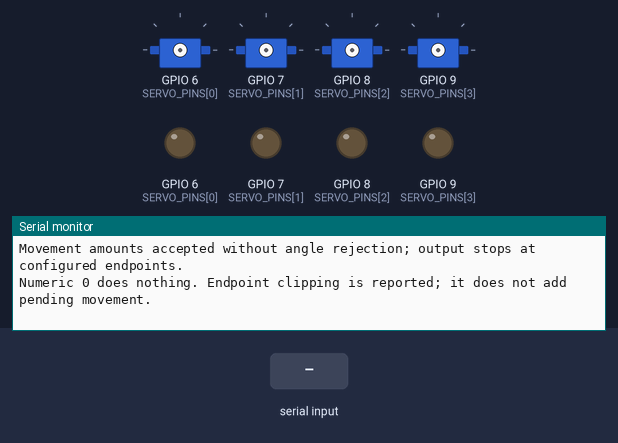
Recording of a sketch running on a simulated ESP32-C6. Shown: 4 × servo, output pins drawn as LEDs (lit = HIGH), the last lines printed to the serial monitor. The inputs (shaded band) are chosen by the test bench. Servo pulses on a pin are drawn as a servo (544–2400 µs = 0–180°).

Above: at 1.2 s.
1.3 s: "center\n" received over Serial
At 1.9 s:
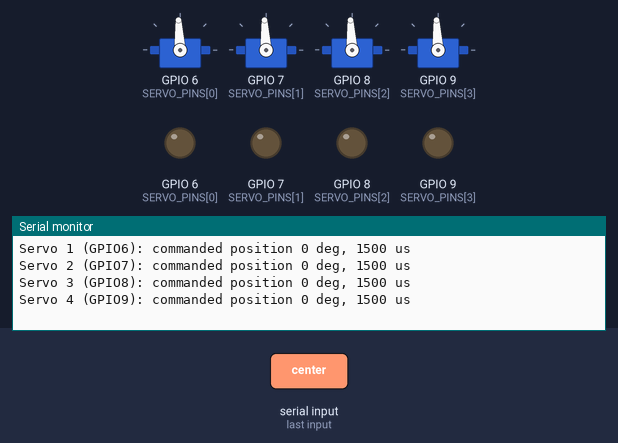
2.8 s: "status\n" received over Serial
At 4.0 s:
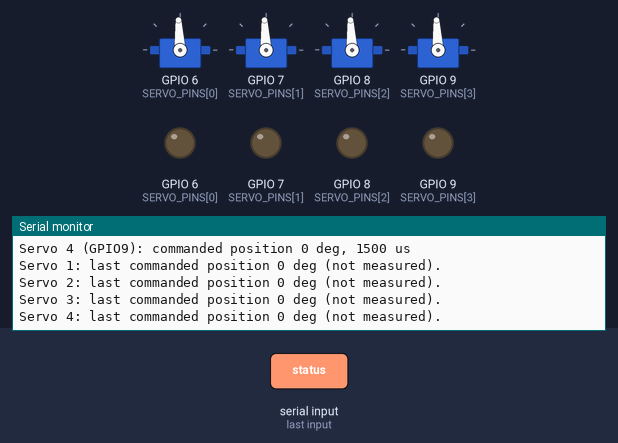
4.3 s: "off\n" received over Serial
At 5.1 s:
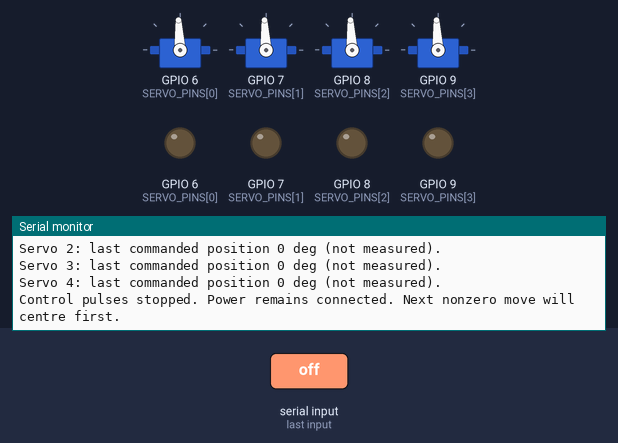

The sketch:

ESP32C5_FourServos.ino
```cpp
/*
  ESP32-C5 four-servo serial controller - RELATIVE-CW-v4
  Board: Waveshare ESP32-C5-WIFI6-KIT-N16R4
  Arduino IDE: ESP32C5 Dev Module, current Espressif ESP32 core.
  Plug into USB-C labelled UART. USB CDC On Boot: Disabled.
  Open Tools > Serial Monitor: 115200 baud, Newline.
  Type a command into the message field and press Enter.

  Signals: servo 1 = GPIO6; 2 = GPIO7; 3 = GPIO8; 4 = GPIO9.
  All four channels are enabled; no configuration change is needed.
  All signals stay LOW until a command is sent.

  Commands:
    center   command all four servos to centre and establish zero
    1 center command only servo 1 to centre and establish zero
    1 45     move servo 1 another 45 degrees clockwise
    1 45     move it another 45 clockwise (total +90 from centre)
    1 -45    move it 45 degrees anticlockwise (total +45 from centre)
    2 +10    add 10 degrees to servo 2's last commanded position
    all -5   subtract 5 degrees from each servo's own position
    status   report last commanded positions (not measured positions)
    2 off    stop pulses on servo 2
    off      stop pulses on all servos
    help     show instructions

  Each servo keeps receiving its last position command until changed or
  switched off. 'off' stops pulses, not electrical power, and may release
  holding torque. This is not an emergency power disconnect.

  POWER: four MG90S servos need an appropriately sized regulated 5V supply
  wired directly to their red leads, with common GND to the ESP32.
  Do not assume the board's 5V pin can power all four. Moving only one
  at a time does not eliminate holding current in the other servos.
  With external servo power and USB, do not join the two +5V rails.

  Use positional MG90S servos. -90..+90 is mapped to a conservative
  1000..2000 us pulse range at 50Hz, not calibrated physical degrees.
  Stored position zero means centre (1500 us). Numeric commands are
  RELATIVE CHANGES: a numeric 0 does nothing; use 'center' to centre.
  First nonzero movement after boot/off automatically centres that servo,
  waits 500 ms, then applies the requested change. This wait is not feedback.
  Position tracking uses the last successful command, not shaft feedback.
  Positive movement means clockwise when looking directly at the output
  shaft. Pulse direction varies between servos: test a small move and
  change that motor's CLOCKWISE_SIGN to -1 if +10 moves anticlockwise.
  The defaults assume that increasing pulse width produces clockwise
  movement. This physical direction cannot be detected by the ESP32.
  MIN_PULSE_US/MAX_PULSE_US are conservative starting values. Calibrate
  the pulse endpoints for your servo to make commanded degrees match
  measured degrees. Do not force a servo against a mechanical stop.
  Re-centre after manually moving the mechanism or cycling servo power.
  All valid integer movement amounts are accepted; there is no delta limit.
  Output travel is still bounded to the configured pulse endpoints (-90..+90
  in nominal coordinates). Excess movement is clipped and explicitly reported.
  Tracking stores the output target, not the unreachable requested position,
  so reversing direction works immediately after reaching an endpoint.
  Hardware errors and malformed commands are still reported honestly.
  The first move can jump because the actual position is unknown.
  Continuous-rotation servos interpret these pulses as speed/direction.

  Uses built-in LEDC; no third-party servo library required.
*/

#include <Arduino.h>
#include <stdio.h>
#include <stdlib.h>
#include <string.h>

constexpr uint8_t SERVO_PINS[4] = {6, 7, 8, 9};
constexpr uint32_t PWM_HZ = 50;
constexpr uint8_t PWM_BITS = 14;
constexpr uint32_t MIN_PULSE_US = 1000;
constexpr uint32_t MAX_PULSE_US = 2000;
// Motor order: 1, 2, 3, 4. Flip a sign if that motor's + move is anticlockwise.
// Defines direction viewed straight at the servo output shaft, not behind it.
int8_t CLOCKWISE_SIGN[4] = {+1, +1, +1, +1};

bool attached[4] = {false, false, false, false};
int commandedAngle[4] = {0, 0, 0, 0};
bool positionEstablished[4] = {false, false, false, false};
char commandBuffer[96];
size_t commandLength = 0;
bool discardLine = false;

void stopPulses() {
  for (int i = 0; i < 4; ++i) {
    if (attached[i]) ledcWrite(SERVO_PINS[i], 0);
    positionEstablished[i] = false;
  }
}

void printHelp() {
  Serial.println("\nFirmware: RELATIVE-CW-v4");
  Serial.println("\nAll four servos enabled: 1=GPIO6, 2=GPIO7, 3=GPIO8, 4=GPIO9.");
  Serial.println("Positive = move clockwise; negative = move anticlockwise (check CLOCKWISE_SIGN).");
  Serial.println("1 45 then 1 45 = +90 total. Every numeric command is an amount to move.");
  Serial.println("First nonzero movement after boot/off automatically centres that motor.");
  Serial.println("Commands: <servo> <delta>, all <delta>, <servo> center/off, center, off, status, help");
  Serial.println("Movement amounts accepted without angle rejection; output stops at configured endpoints.");
  Serial.println("Numeric 0 does nothing. Endpoint clipping is reported; it does not add pending movement.");
}

bool setServoAngle(int index, int angle) {
  if (index < 0 || index >= 4) {
    Serial.println("Servo must be 1..4.");
    return false;
  }
  if (!attached[index]) {
    Serial.printf("Servo %d unavailable: PWM setup failed.\n", index + 1);
    return false;
  }
  if (CLOCKWISE_SIGN[index] != 1 && CLOCKWISE_SIGN[index] != -1) {
    Serial.println("CLOCKWISE_SIGN must be +1 or -1.");
    return false;
  }
  // Bound output to configured endpoints; never extrapolate arbitrary pulses.
  if (angle < -90) angle = -90;
  if (angle > 90) angle = 90;
  const int pulseAngle = angle * CLOCKWISE_SIGN[index];
  const uint32_t pulseUs = MIN_PULSE_US +
      (uint32_t(pulseAngle + 90) * (MAX_PULSE_US - MIN_PULSE_US) + 90) / 180;
  const uint32_t duty = (uint64_t(pulseUs) * (1UL << PWM_BITS) * PWM_HZ + 500000) / 1000000;
  if (!ledcWrite(SERVO_PINS[index], duty)) {
    Serial.println("PWM write failed.");
    return false;
  }
  commandedAngle[index] = angle;
  positionEstablished[index] = true;
  Serial.printf("Servo %d (GPIO%d): commanded position %d deg, %lu us\n",
                index + 1, SERVO_PINS[index], angle, (unsigned long)pulseUs);
  return true;
}

void printStatus() {
  for (int i = 0; i < 4; ++i) {
    if (!attached[i]) Serial.printf("Servo %d: PWM unavailable.\n", i + 1);
    else if (!positionEstablished[i]) Serial.printf("Servo %d: idle; next nonzero move will centre first.\n", i + 1);
    else Serial.printf("Servo %d: last commanded position %d deg (not measured).\n", i + 1, commandedAngle[i]);
  }
}

bool moveByDegrees(int index, long long change) {
  if (index < 0 || index >= 4) return false;
  if (!attached[index]) {
    Serial.printf("Motor %d: hardware error, PWM unavailable.\n", index + 1);
    return false;
  }
  if (change == 0) {
    Serial.printf("Motor %d: zero change; no movement.\n", index + 1);
    return true;
  }
  if (!positionEstablished[index]) {
    Serial.printf("Motor %d: centring first, then applying change.\n", index + 1);
    if (!setServoAngle(index, 0)) return false;
    delay(500);
  }
  const int previous = commandedAngle[index];
  // Compare before adding, so even LLONG_MIN/MAX cannot overflow.
  const int next = change > 90 - previous ? 90 :
                   change < -90 - previous ? -90 : previous + int(change);
  const int applied = next - previous;
  if (applied != 0 && !setServoAngle(index, next)) return false;
  Serial.printf("Motor %d: requested %+lld deg; commanded %+d deg; position %d -> %d.\n",
                index + 1, change, applied, previous, next);
  if (change != applied) {
    Serial.println("Configured output endpoint reached; excess movement discarded.");
  }
  return true;
}

void handleCommand(const char *line) {
  char motor[8] = {}, value[80] = {}, extra;
  const int fields = sscanf(line, "%7s %79s %c", motor, value, &extra);
  if (fields < 1) return;
  if (fields == 1 && strcmp(motor, "help") == 0) { printHelp(); return; }
  if (fields == 1 && strcmp(motor, "status") == 0) { printStatus(); return; }
  if (fields == 1 && strcmp(motor, "center") == 0) {
    for (int i = 0; i < 4; ++i) setServoAngle(i, 0);
    return;
  }
  if (fields == 1 && strcmp(motor, "off") == 0) {
    stopPulses();
    Serial.println("Control pulses stopped. Power remains connected. Next nonzero move will centre first.");
    return;
  }
  if (fields == 2 && motor[0] >= '1' && motor[0] <= '4' &&
      motor[1] == '\0' && strcmp(value, "off") == 0) {
    const int index = motor[0] - '1';
    if (attached[index]) ledcWrite(SERVO_PINS[index], 0);
    positionEstablished[index] = false;
    Serial.printf("Servo %d pulses stopped; power remains connected. Next nonzero move will centre first.\n", index + 1);
    return;
  }
  if (fields == 2 && strcmp(value, "center") == 0) {
    if (strcmp(motor, "all") == 0) {
      for (int i = 0; i < 4; ++i) setServoAngle(i, 0);
    } else if (motor[0] >= '1' && motor[0] <= '4' && motor[1] == '\0') {
      setServoAngle(motor[0] - '1', 0);
    } else Serial.println("Servo must be 1, 2, 3, 4 or all.");
    return;
  }
  char *end = nullptr;
  // Excessively large integer tokens saturate in strtoll; their sign still
  // selects the appropriate endpoint. Malformed tokens are not movement commands.
  const long long delta = strtoll(value, &end, 10);
  if (fields != 2 || end == value || *end != '\0') {
    Serial.println("Expected an integer movement, e.g. 1 -30 or all +10.");
    return;
  }
  if (strcmp(motor, "all") == 0) {
    for (int i = 0; i < 4; ++i) moveByDegrees(i, delta);
  } else if (motor[0] >= '1' && motor[0] <= '4' && motor[1] == '\0') {
    const int index = motor[0] - '1';
    moveByDegrees(index, delta);
  } else {
    Serial.println("Servo must be 1, 2, 3, 4 or all.");
  }
}

void setup() {
  Serial.begin(115200);
  for (int i = 0; i < 4; ++i) {
    pinMode(SERVO_PINS[i], OUTPUT);
    digitalWrite(SERVO_PINS[i], LOW);
    attached[i] = ledcAttach(SERVO_PINS[i], PWM_HZ, PWM_BITS);
    if (attached[i]) ledcWrite(SERVO_PINS[i], 0);
    else Serial.printf("ERROR: cannot configure PWM on GPIO%d.\n", SERVO_PINS[i]);
  }
  printHelp();
}

void loop() {
  while (Serial.available() > 0) {
    const char c = char(Serial.read());
    if (c == '\r' || c == '\n') {
      if (discardLine) Serial.println("Command too long; discarded.");
      else {
        commandBuffer[commandLength] = '\0';
        handleCommand(commandBuffer);
      }
      commandLength = 0;
      discardLine = false;
    } else if (!discardLine) {
      if (commandLength < sizeof(commandBuffer) - 1) commandBuffer[commandLength++] = c;
      else discardLine = true;
    }
  }
  delay(1);
}
```

Measured:
- after the input at 1.3 s, the serial monitor: prints a new line at once (image 1)
- after the input at 2.8 s, the serial monitor: prints a new line at once (image 2)
- after the input at 4.3 s, the serial monitor: prints a new line at once (image 3)
